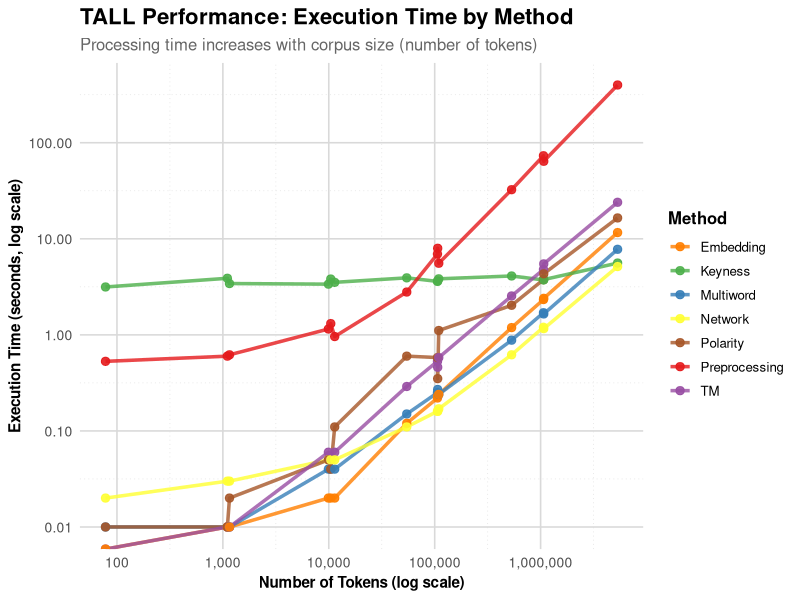
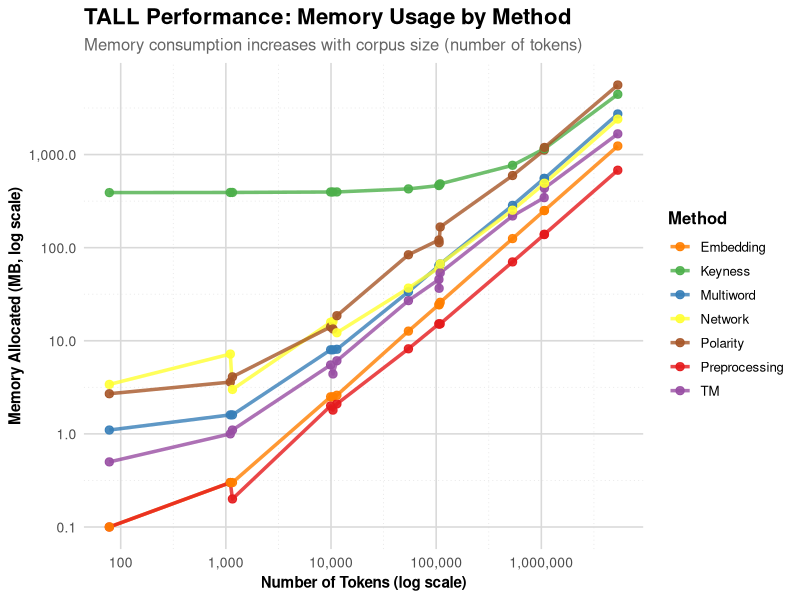
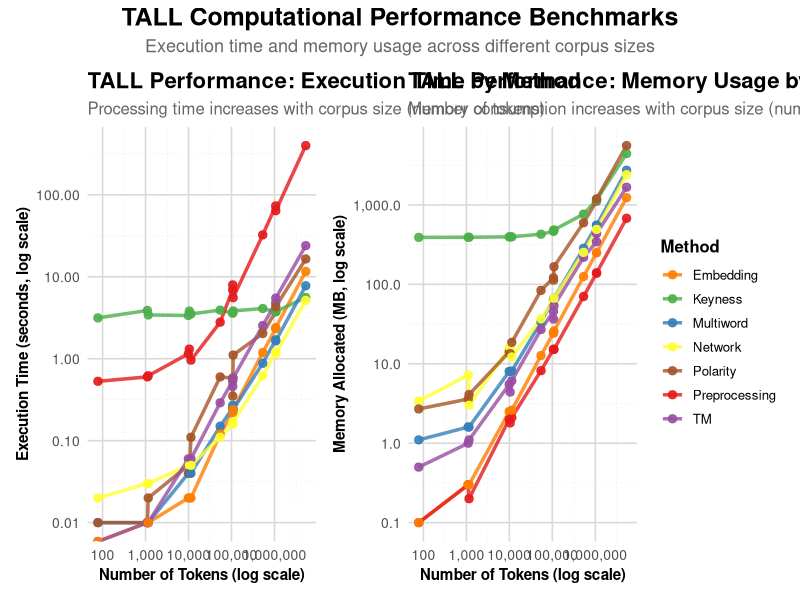
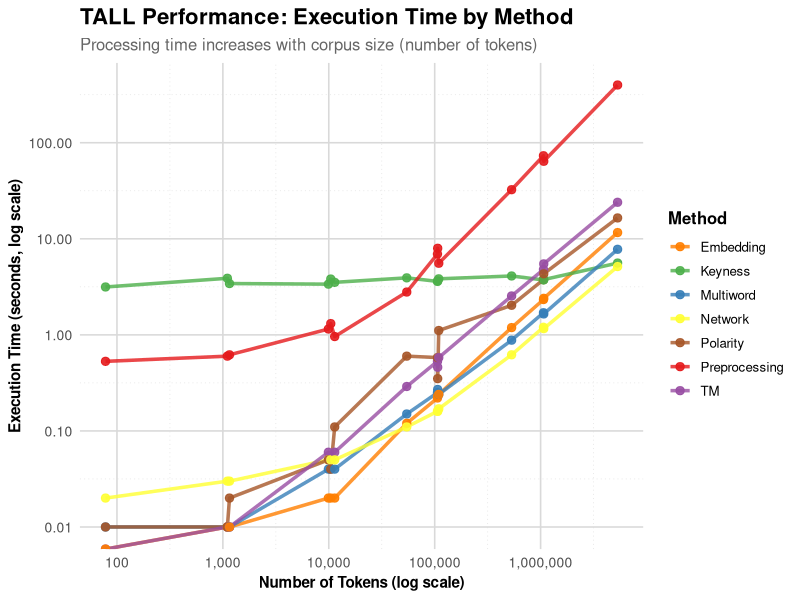
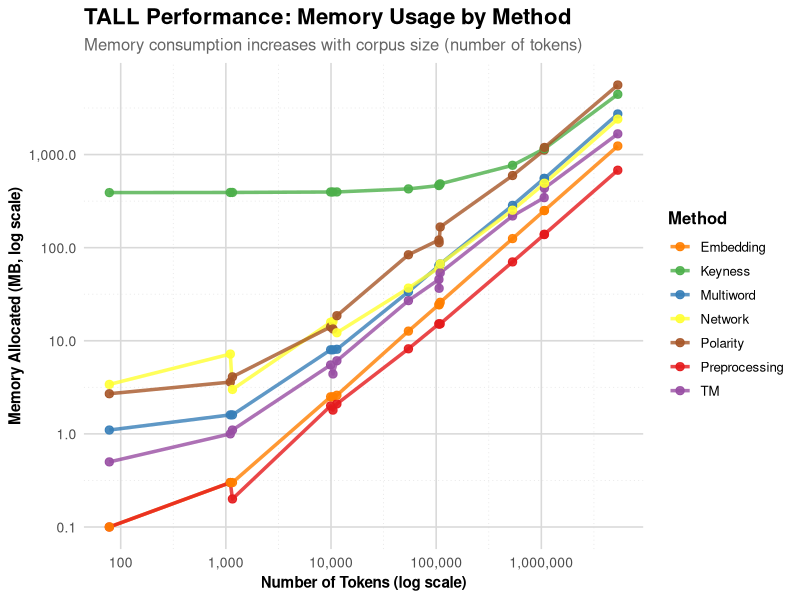
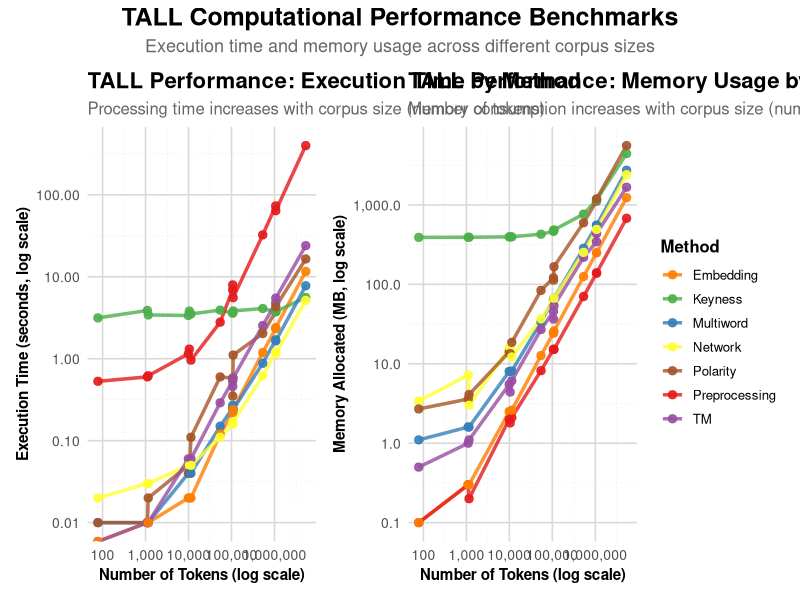

Source code (R) for these figures, in order:
# ==============================================================================
# Create Line Plots for Execution Time and Memory vs N. Tokens
# ==============================================================================

library(ggplot2)
library(dplyr)
library(tidyr)
library(scales)

# ==============================================================================
# Create the data from your table
# ==============================================================================

# Assuming df_wide_ordered or similar exists, otherwise create from scratch
benchmark_data <- data.frame(
  Setting = c(
    "10 documents with 1 sentences each",
    "10 documents with 10 sentences each",
    "10 documents with 100 sentences each",
    "100 documents with 1 sentences each",
    "100 documents with 10 sentences each",
    "100 documents with 100 sentences each",
    "1000 documents with 1 sentences each",
    "1000 documents with 10 sentences each",
    "1000 documents with 100 sentences each",
    "5000 documents with 1 sentences each",
    "5000 documents with 10 sentences each",
    "5000 documents with 100 sentences each",
    "10000 documents with 1 sentences each",
    "10000 documents with 10 sentences each"
  ),
  N_Tokens = c(
    78,
    1103,
    10436,
    1155,
    9920,
    106696,
    11372,
    106213,
    1064577,
    54460,
    532328,
    5331261,
    109237,
    1070462
  ),
  # Execution time (sec)
  Preprocessing = c(
    0.53,
    0.6,
    1.31,
    0.62,
    1.15,
    7.96,
    0.96,
    6.94,
    73.21,
    2.79,
    32.44,
    398.78,
    5.56,
    64.06
  ),
  Multiword = c(
    0.01,
    0.01,
    0.04,
    0.01,
    0.04,
    0.27,
    0.04,
    0.25,
    1.7,
    0.15,
    0.88,
    7.77,
    0.24,
    1.65
  ),
  Keyness = c(
    3.15,
    3.88,
    3.81,
    3.42,
    3.37,
    3.64,
    3.52,
    3.6,
    3.73,
    3.92,
    4.1,
    5.59,
    3.83,
    3.76
  ),
  TM = c(
    0,
    0.01,
    0.05,
    0.01,
    0.06,
    0.46,
    0.06,
    0.53,
    4.79,
    0.29,
    2.54,
    23.98,
    0.58,
    5.48
  ),
  Embedding = c(
    0,
    0.01,
    0.02,
    0.01,
    0.02,
    0.23,
    0.02,
    0.22,
    2.33,
    0.12,
    1.19,
    11.61,
    0.24,
    2.4
  ),
  Network = c(
    0.02,
    0.03,
    0.05,
    0.03,
    0.05,
    0.16,
    0.05,
    0.16,
    1.2,
    0.11,
    0.62,
    5.14,
    0.17,
    1.16
  ),
  Polarity = c(
    0.01,
    0.01,
    0.04,
    0.02,
    0.05,
    0.35,
    0.11,
    0.58,
    3.76,
    0.6,
    2.03,
    16.48,
    1.11,
    4.32
  ),
  # Memory (MByte)
  Preprocessing_mem = c(
    0.1,
    0.3,
    1.8,
    0.2,
    2,
    15.1,
    2.1,
    15.2,
    138.2,
    8.2,
    70.3,
    678.8,
    15.2,
    139.3
  ),
  Multiword_mem = c(
    1.1,
    1.6,
    8,
    1.6,
    8,
    64,
    8.1,
    64,
    555.3,
    33.6,
    284.5,
    2730.2,
    66.8,
    552.6
  ),
  Keyness_mem = c(
    390.4,
    391.7,
    396.3,
    391.8,
    396.3,
    473.4,
    396.8,
    464.4,
    1153.5,
    427.8,
    766.8,
    4435.1,
    484.8,
    1156.5
  ),
  TM_mem = c(
    0.5,
    1,
    4.4,
    1.1,
    5.5,
    36.6,
    6.1,
    45.6,
    344.5,
    27,
    219,
    1669.8,
    53.7,
    435.6
  ),
  Embedding_mem = c(
    0.1,
    0.3,
    2.5,
    0.3,
    2.5,
    24.3,
    2.6,
    24.5,
    249.9,
    12.7,
    125.2,
    1235.5,
    25.9,
    250.9
  ),
  Network_mem = c(
    3.4,
    7.2,
    16.1,
    3,
    15.8,
    60.3,
    12.2,
    60.9,
    486.8,
    36.8,
    252.6,
    2405,
    66.9,
    492
  ),
  Polarity_mem = c(
    2.7,
    3.6,
    13.4,
    4.1,
    14.1,
    113,
    18.6,
    120.9,
    1115.6,
    83.9,
    595.4,
    5585.5,
    166.8,
    1192.4
  )
)

save(benchmark_data, file = "tall_benchmark_results.RData")

# ==============================================================================
# Transform to long format for plotting
# ==============================================================================

# For execution time
df_time_long <- benchmark_data %>%
  select(
    Setting,
    N_Tokens,
    Preprocessing,
    Multiword,
    Keyness,
    TM,
    Embedding,
    Network,
    Polarity
  ) %>%
  pivot_longer(
    cols = c(
      Preprocessing,
      Multiword,
      Keyness,
      TM,
      Embedding,
      Network,
      Polarity
    ),
    names_to = "Method",
    values_to = "Time_sec"
  ) %>%
  arrange(N_Tokens)

# For memory
df_memory_long <- benchmark_data %>%
  select(Setting, N_Tokens, ends_with("_mem")) %>%
  rename(
    Preprocessing = Preprocessing_mem,
    Multiword = Multiword_mem,
    Keyness = Keyness_mem,
    TM = TM_mem,
    Embedding = Embedding_mem,
    Network = Network_mem,
    Polarity = Polarity_mem
  ) %>%
  pivot_longer(
    cols = c(
      Preprocessing,
      Multiword,
      Keyness,
      TM,
      Embedding,
      Network,
      Polarity
    ),
    names_to = "Method",
    values_to = "Memory_MB"
  ) %>%
  arrange(N_Tokens)

# ==============================================================================
# PLOT 1: Execution Time vs N. Tokens
# ==============================================================================

# Define colors for methods
method_colors <- c(
  "Preprocessing" = "#E41A1C",
  "Multiword" = "#377EB8",
  "Keyness" = "#4DAF4A",
  "TM" = "#984EA3",
  "Embedding" = "#FF7F00",
  "Network" = "#FFFF33",
  "Polarity" = "#A65628"
)

p1 <- ggplot(
  df_time_long,
  aes(x = N_Tokens, y = Time_sec, color = Method, group = Method)
) +
  geom_line(linewidth = 1.2, alpha = 0.8) +
  geom_point(size = 2.5, alpha = 0.9) +
  scale_x_log10(
    breaks = c(100, 1000, 10000, 100000, 1000000),
    labels = comma_format()
  ) +
  scale_y_log10(
    breaks = c(0.01, 0.1, 1, 10, 100),
    labels = comma_format()
  ) +
  scale_color_manual(values = method_colors) +
  labs(
    title = "TALL Performance: Execution Time by Method",
    subtitle = "Processing time increases with corpus size (number of tokens)",
    x = "Number of Tokens (log scale)",
    y = "Execution Time (seconds, log scale)",
    color = "Method"
  ) +
  theme_minimal(base_size = 12) +
  theme(
    plot.title = element_text(face = "bold", size = 16),
    plot.subtitle = element_text(size = 12, color = "gray40"),
    legend.position = "right",
    legend.title = element_text(face = "bold"),
    panel.grid.minor = element_line(linetype = "dotted", color = "gray90"),
    panel.grid.major = element_line(color = "gray85"),
    axis.text = element_text(size = 10),
    axis.title = element_text(face = "bold", size = 11)
  )

print(p1)
ggsave(
  "tall_execution_time_by_tokens.png",
  plot = p1,
  width = 12,
  height = 7,
  dpi = 300
)

# ==============================================================================
# PLOT 2: Memory Usage vs N. Tokens
# ==============================================================================

p2 <- ggplot(
  df_memory_long,
  aes(x = N_Tokens, y = Memory_MB, color = Method, group = Method)
) +
  geom_line(linewidth = 1.2, alpha = 0.8) +
  geom_point(size = 2.5, alpha = 0.9) +
  scale_x_log10(
    breaks = c(100, 1000, 10000, 100000, 1000000),
    labels = comma_format()
  ) +
  scale_y_log10(
    breaks = c(0.1, 1, 10, 100, 1000, 10000),
    labels = comma_format()
  ) +
  scale_color_manual(values = method_colors) +
  labs(
    title = "TALL Performance: Memory Usage by Method",
    subtitle = "Memory consumption increases with corpus size (number of tokens)",
    x = "Number of Tokens (log scale)",
    y = "Memory Allocated (MB, log scale)",
    color = "Method"
  ) +
  theme_minimal(base_size = 12) +
  theme(
    plot.title = element_text(face = "bold", size = 16),
    plot.subtitle = element_text(size = 12, color = "gray40"),
    legend.position = "right",
    legend.title = element_text(face = "bold"),
    panel.grid.minor = element_line(linetype = "dotted", color = "gray90"),
    panel.grid.major = element_line(color = "gray85"),
    axis.text = element_text(size = 10),
    axis.title = element_text(face = "bold", size = 11)
  )

print(p2)
ggsave(
  "tall_memory_usage_by_tokens.png",
  plot = p2,
  width = 12,
  height = 7,
  dpi = 300
)

# ==============================================================================
# PLOT 3: Combined plot (Time and Memory side by side)
# ==============================================================================

library(patchwork)

p_combined <- p1 +
  p2 +
  plot_layout(guides = "collect") +
  plot_annotation(
    title = "TALL Computational Performance Benchmarks",
    subtitle = "Execution time and memory usage across different corpus sizes",
    theme = theme(
      plot.title = element_text(face = "bold", size = 18, hjust = 0.5),
      plot.subtitle = element_text(size = 13, color = "gray40", hjust = 0.5)
    )
  )

print(p_combined)
ggsave(
  "tall_performance_combined.png",
  plot = p_combined,
  width = 18,
  height = 7,
  dpi = 300
)

# ==============================================================================
# Summary statistics
# ==============================================================================

cat("\n=== Performance Summary ===\n\n")

# Time summary
time_summary <- df_time_long %>%
  group_by(Method) %>%
  summarise(
    Min_Time = min(Time_sec),
    Max_Time = max(Time_sec),
    Range_Factor = Max_Time / Min_Time,
    .groups = "drop"
  ) %>%
  arrange(desc(Max_Time))

cat("Execution Time Summary:\n")
print(time_summary)

# Memory summary
memory_summary <- df_memory_long %>%
  group_by(Method) %>%
  summarise(
    Min_Memory = min(Memory_MB),
    Max_Memory = max(Memory_MB),
    Range_Factor = Max_Memory / Min_Memory,
    .groups = "drop"
  ) %>%
  arrange(desc(Max_Memory))

cat("\nMemory Usage Summary:\n")
print(memory_summary)

cat("\n✓ Plots created:\n")
cat("  1. tall_execution_time_by_tokens.png\n")
cat("  2. tall_memory_usage_by_tokens.png\n")
cat("  3. tall_performance_combined.png\n")
